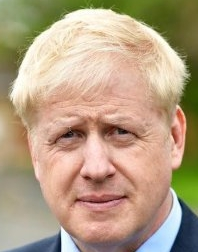
#> input picture Sheet08/data/exercise1/detect/face/boris.jpg, 198 x 252 px
$ python sheet00.py ../../Sheet08/data/exercise1/detect/face/boris.jpg
#> lines starting #> are read from the running program, lines starting #| are printed output that depends on the picture; after the words box and inside, x2 and y2 are one past the last pixel; in counts of white or black regions, pixels touching at a corner belong together
import cv2 as cv
import numpy as np
import random
import sys
from numpy.random import randint


def display_image(window_name, img):
    """
    Displays image with given window name.
    :param window_name: name of the window
    :param img: image object to display
    """
    cv.imshow(window_name, img)
    cv.waitKey(0)
    cv.destroyAllWindows()


if __name__ == '__main__':

    # set image path from program args
    img_path = sys.argv[1]

    # 2a: read and display the image
    img = cv.imread(img_path, cv.IMREAD_COLOR)
#> img is the input picture: shape (252, 198, 3); mean B, G, R 133, 160, 181.9
    display_image('2 - a - Original Image', img)

    # 2b: display the intensity image
    img_gray = cv.cvtColor(img, cv.COLOR_BGR2GRAY)
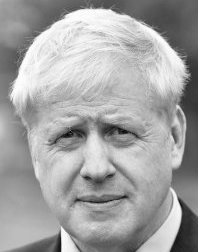
#> img_gray: shape (252, 198); min 7, max 254, mean 163.5
    display_image('2 - b - Intensity Image', img_gray)

    # 2c: for loop to perform the operation
    img_cpy = img.copy()
    height, width = img_cpy.shape[:2]
#> height = 252; width = 198

    # Going through the pixels
    for x in range(height):
        for y in range(width):
            for c in range(3):
                img_cpy[x, y, c] = max(0, img_cpy[x, y, c] - 0.5 * img_gray[x, y])
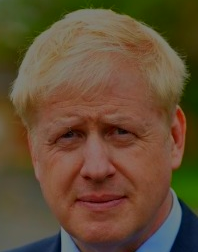
#> img_cpy: shape (252, 198, 3); mean B, G, R 53.1, 78, 99.9

    display_image('2 - c - Reduced Intensity Image', img_cpy)

    # 2d: one-line statement to perfom the operation above
    #  - add a channels' dimension to the 0.5 * gray_image,
    #  - subtract from original image and clip for non-negativity
    #  - set the type for the mat to np.uint8
    img_cpy = (img - np.expand_dims(img_gray * 0.5, axis=2)).clip(min=0).astype(np.uint8)

    display_image('2 - d - Reduced Intensity Image One-Liner', img_cpy)

    # 2e: Extract the center patch and place randomly in the image
    img_cpy = img.copy()

    img_patch = img_cpy[(height - 16) // 2: (height + 16) // 2,
                        (width - 16) // 2: (width + 16) // 2]
    display_image('2 - e - Center Patch', img_patch)

    # Random location of the patch for placement
    rand_coord = [randint(0, height - 16), randint(0, width - 16)]
#> rand_coord = [172, 47]

    # Adding patch to original image
    img_cpy[rand_coord[0] : rand_coord[0] + 16, rand_coord[1] : rand_coord[1] + 16] = img_patch
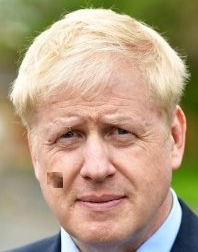
#> img_cpy: shape (252, 198, 3); 0.51% of pixels changed, all inside (x1, y1, x2, y2) = (47, 172, 63, 188)
    display_image('2 - e - Center Patch Placed Random %d, %d' % (rand_coord[0], rand_coord[1]), img_cpy)

    # 2f: Draw random rectangles and ellipses
    img_cpy = img.copy()

    # random x, y, sizes, colors of rect and ellipses
    rand_properties = np.array([randint(0, height, 20), randint(0, width, 20),
                        randint(10, 60, 20), randint(10, 80, 20),
                        randint(0, 255, 20), randint(0, 255, 20), randint(0, 255, 20),
                        randint(0, 360, 20)]).astype(np.uint16)

    for i in range(0,10):

        # adding rectangles
        index = i * 2

        x, y = rand_properties[0, index], rand_properties[1, index]

        rect_end_coords = (x + rand_properties[2, index], y + rand_properties[3, index])

        rect_color = (int(rand_properties[4, index]), int(rand_properties[5, index]), int(rand_properties[6, index]))

        cv.rectangle(img_cpy, (x, y), rect_end_coords, rect_color, -1)

        # adding ellipses
        index = i * 2 + 1

        x, y = rand_properties[0, index], rand_properties[1, index]

        ellipse_color = (int(rand_properties[4, index]), int(rand_properties[5, index]), int(rand_properties[6, index]))

        cv.ellipse(img_cpy, (x, y), (20, 22), rand_properties[7, i * 2 + 1], 0, 360, ellipse_color, -1)
        pass
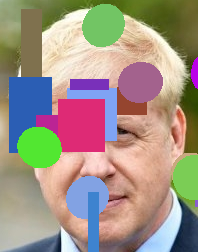
#> img_cpy: shape (252, 198, 3); mean B, G, R 133.3, 146.7, 160.7

    display_image('2 - f - Rectangles and Ellipses', img_cpy)

    # destroy all windows
    cv.destroyAllWindows()

$ run again, on Sheet08/data/exercise1/detect/face/obama.jpg
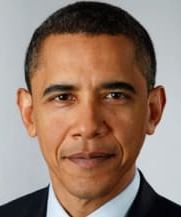
#> input picture Sheet08/data/exercise1/detect/face/obama.jpg, 181 x 217 px
#> img is the input picture: shape (217, 181, 3); mean B, G, R 109.7, 123.9, 148.5
#> after the loop `for x in range(height):`:
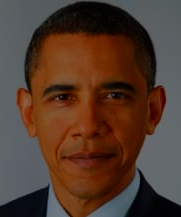
#> img_cpy: shape (217, 181, 3); mean B, G, R 45.7, 58.8, 83.4
#> after the loop `for i in range(0,10):`:
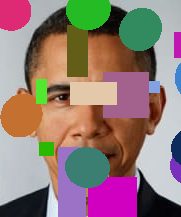
#> img_cpy: shape (217, 181, 3); mean B, G, R 118.3, 122.2, 145.8

$ run again, on Sheet08/data/exercise1/detect/face/putin.jpg
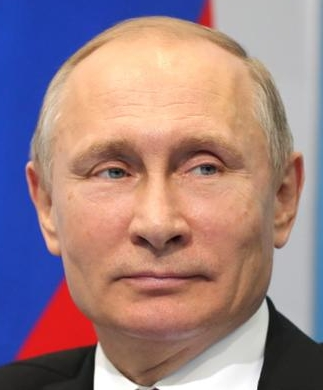
#> input picture Sheet08/data/exercise1/detect/face/putin.jpg, 323 x 390 px
#> img is the input picture: shape (390, 323, 3); mean B, G, R 131.6, 129.6, 158.3
#> after the loop `for x in range(height):`:
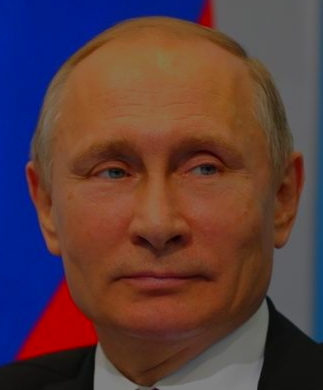
#> img_cpy: shape (390, 323, 3); mean B, G, R 62.4, 60.5, 89.1
#> after the loop `for i in range(0,10):`:
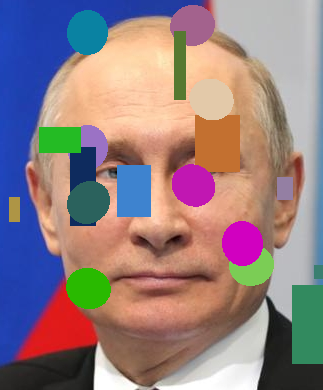
#> img_cpy: shape (390, 323, 3); 17.41% of pixels changed, all inside (x1, y1, x2, y2) = (9, 5, 323, 364)
